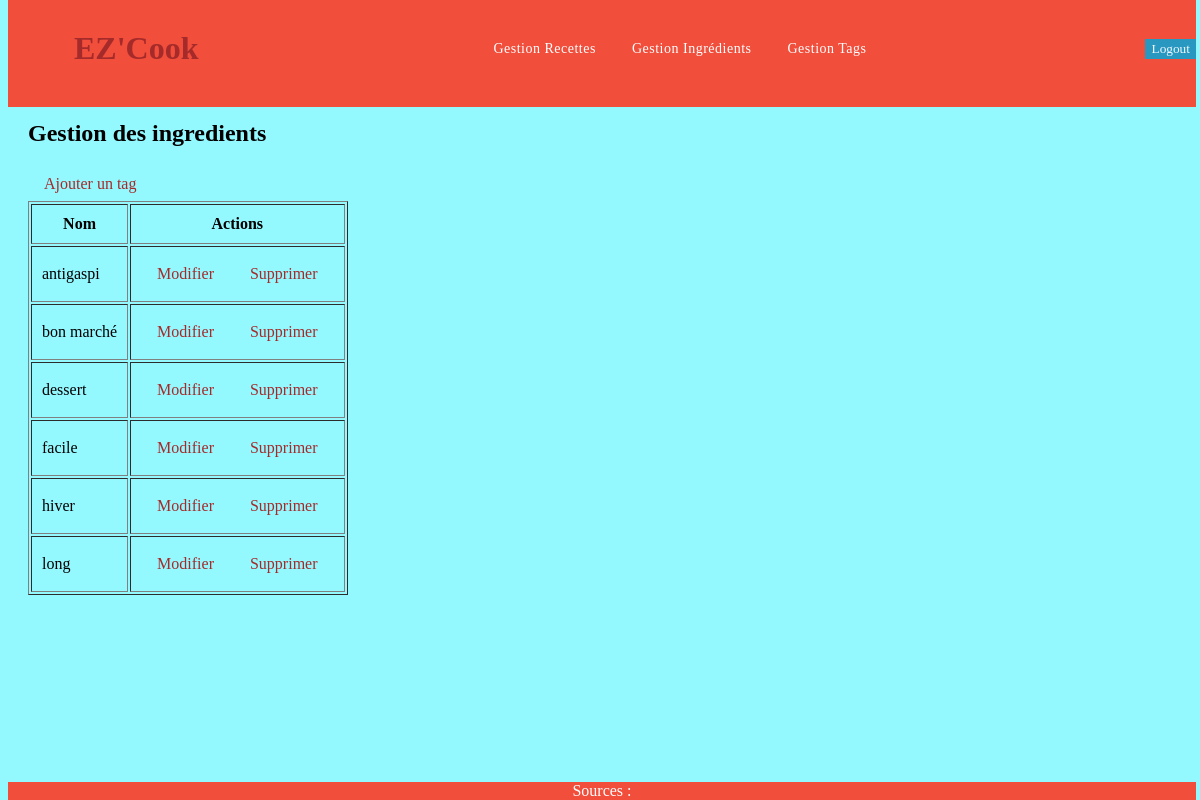
Page /tags.php (signed in) on the committed database.
### tables this page shows
CREATE TABLE `tag` (
  `nomTag` varchar(255) NOT NULL
);

### DataBase.php (called while the page is built, shortened)
<?php
class DataBase{
    public static function chargerTags($pdo): array{
        $sqlAlltag = "SELECT * FROM tag" ;
        $statement = $pdo->prepare($sqlAlltag) ;
        $statement->execute() or die(var_dump($statement->errorInfo())) ;
        $result = $statement->fetchAll(PDO::FETCH_ASSOC);
        return $result;
    }
}
?>

### tags.php (the view, shortened to what this page needs)
<?php
require_once __DIR__ . '/Template.php';
require_once __DIR__ . '/DataBase.php';
$pdo=DataBase::getConnection();
$tags=DataBase::chargerTags($pdo);?>
<h2>Gestion des ingredients</h2>
<a href="tags_ajouter.php">Ajouter un tag</a>
<table border="1" cellpadding="10">
    <thead>
        <tr>
            <th>Nom</th>
            <th>Actions</th>
        </tr>
    </thead>
<tbody>
    <?php foreach($tags as $t):?>
    <tr>
        <td><?= htmlspecialchars($t['nomTag'])?></td>
        <td>
        <a href="tags_modifier.php?id=<?=$t['nomTag']?>">Modifier</a>
        <a href="tags_supprimer.php?id=<?$t['nomTag']?>">Supprimer</a>
        </td>
    </tr>
    <?php endforeach; ?>
</tbody>
</table>

### main.css (style rules this page uses)
body { font-family: 'Lucida Sans'; background-color: rgb(148, 248, 255); }
a { text-decoration: none; color: brown; background: transparent; padding: 8px 16px; position: relative; font-weight: 500; display: inline-block; }

### rows in the picture
tag: nomTag "antigaspi"
tag: nomTag "bon marché"
tag: nomTag "dessert"
tag: nomTag "facile"
tag: nomTag "hiver"
tag: nomTag "long"
